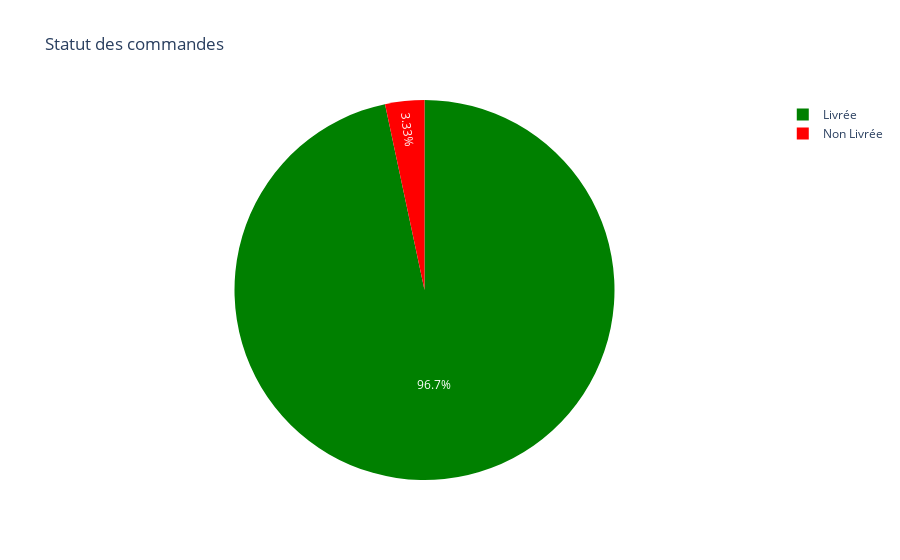

Here is the notebook cell this chart was saved with:
### Code cell
status_counts = orders["delivery_status"].value_counts().reset_index()
status_counts.columns = ["delivery_status","nbr_commandes"]

fig = px.pie(
    status_counts,
    names="delivery_status",
    values="nbr_commandes",
    title="Statut des commandes",
    color="delivery_status",
    color_discrete_map={
        "Livrée": "green",
        "Non Livrée": "red"
    }
)
fig.show()

### Figure 1 — Plotly figure (JSON) as saved in the notebook; plotly's stock layout.template omitted (floating-point values rounded to 4 significant figures)
{"data": [{"customdata": [["Livrée"], ["Non Livrée"]], "domain": {"x": [0, 1], "y": [0, 1]}, "hovertemplate": "delivery_status=%{customdata[0]}<br>nbr_commandes=%{value}<extra></extra>", "labels": ["Livrée", "Non Livrée"], "legendgroup": "", "marker": {"colors": ["green", "red"]}, "name": "", "showlegend": true, "type": "pie", "values": [841, 29]}], "layout": {"legend": {"tracegroupgap": 0}, "title": {"text": "Statut des commandes"}}}
